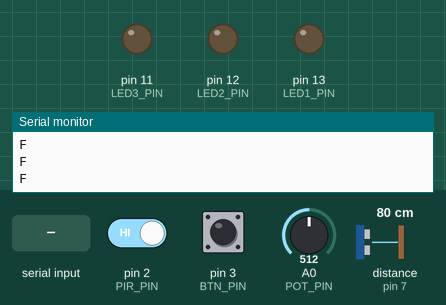
Recording of a sketch running on a simulated Arduino Uno, built with avr-gcc and run on an emulated ATmega328P. Parts: output pins drawn as LEDs (lit = HIGH), the last lines printed to the serial monitor. Wiring (inferred from the names in the program): ultrasonic range finder: trigger pin 8; echo pin 7. The inputs (shaded band) are chosen by the test bench; at power-on: distance to the obstacle (sensor on pin 7) 80 cm, pin 3 (BTN_PIN) LOW, pin 2 (PIR_PIN) HIGH, A0 (POT_PIN) = 512. The echo pulse lasts 58.3 µs per cm; sleep ends after the set time or at an interrupt; pins used as bus, display or sensor lines are not drawn.

Above: at 1.2 s.
1.3 s: distance to the obstacle (sensor on pin 7) set to 2 cm
3.8 s: pin 3 (BTN_PIN) pulled HIGH for 0.15 s
At 5.3 s:
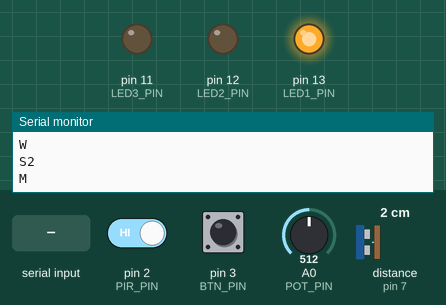
6.9 s: pin 3 (BTN_PIN) pulled HIGH for 1 s
10.9 s: pin 2 (PIR_PIN) driven LOW and pin 3 (BTN_PIN) driven HIGH
At 13.6 s:
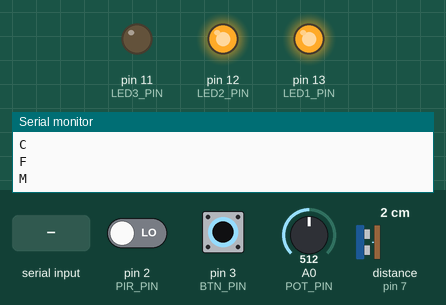
13.9 s: "R\n" received over Serial
15.6 s: pin 2 (PIR_PIN) driven HIGH
At 18.5 s:
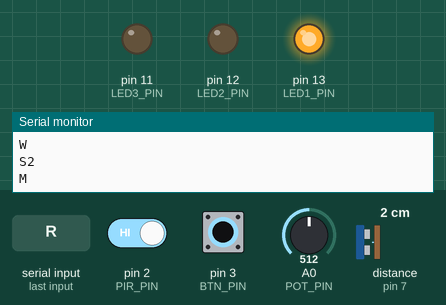
Timing chart, 0 to 19.6 s (numbered marks = the images above; inputs shaded):
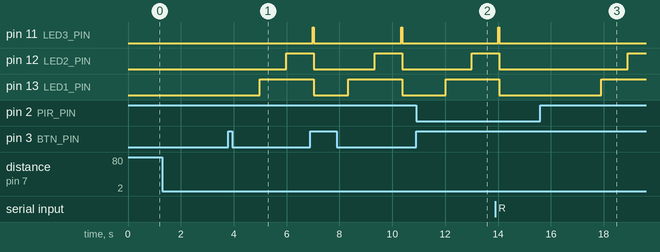

Measured:
- after the input at 3.8 s, pin 12 (LED2_PIN): LOW → HIGH after 2.2 s; pin 13 (LED1_PIN): LOW → HIGH after 1.2 s
- after the input at 10.9 s, pin 12 (LED2_PIN): LOW → HIGH after 2.1 s; pin 13 (LED1_PIN): LOW → HIGH after 1.1 s
- after the input at 15.6 s, pin 12 (LED2_PIN): LOW → HIGH after 3.3 s; pin 13 (LED1_PIN): LOW → HIGH after 2.3 s
- by itself, pin 11 (LED3_PIN): alternates HIGH for 0.04 s and LOW for 3.3 s

The sketch:

smart_cm.ino
```cpp
#include "Scheduler.h"
#include "User.h"
#include "MsgService.h"
#include "DetectMotionTask.h"
#include "ControlTask.h"
#include "CoffeeTask.h"


Scheduler sched;


void setup() {
  sched.init(100);
  MsgService.init();
  User* cUser = new User();
  DetectMotionTask* cDetectMotion = new DetectMotionTask(cUser);
  ControlTask* cControlTask = new ControlTask(cUser);
  CoffeeTask* mCoffeeTask = new CoffeeTask(cUser);
  cDetectMotion->init(100);
  cControlTask->init(100);
  mCoffeeTask->init(100);
  sched.addTask(cDetectMotion);
  sched.addTask(cControlTask);
  sched.addTask(mCoffeeTask);


}

void loop() {
  sched.run();

}
```

Button.h
```cpp
#ifndef __BUTTON__
#define __BUTTON__

class Button {

public:
  virtual bool isPressed() = 0;
};

#endif
```

ButtonImpl.cpp
```cpp
#include "ButtonImpl.h"
#include "Arduino.h"

ButtonImpl::ButtonImpl(int pin){
  this->pin = pin;
  pinMode(pin, INPUT);
}

bool ButtonImpl::isPressed(){
  return digitalRead(pin) == HIGH;
}
```

ButtonImpl.h
```cpp
#ifndef __BUTTONIMPL__
#define __BUTTONIMPL__

#include "Button.h"

class ButtonImpl: public Button {

public:
  ButtonImpl(int pin);
  bool isPressed();

private:
  int pin;

};

#endif
```

CoffeeTask.cpp
```cpp
#include "CoffeeTask.h"
#include "MsgService.h"
#include "SonarImpl.h"
#include "Led.h"

#define ECHO_PIN 7
#define TRIG_PIN 8
#define LED1_PIN 13
#define LED2_PIN 12
#define LED3_PIN 11
#define DT3 3000
#define DT4 5000
#define DIST2 0.1
#define NC 5

CoffeeTask::CoffeeTask(User* cUser){
  this->cUser = cUser;
  sonar = new SonarImpl(ECHO_PIN,TRIG_PIN);
  led1 = new Led(LED1_PIN);
  led1->switchOff();
  led2 = new Led(LED2_PIN);
  led2->switchOff();
  led3 = new Led(LED3_PIN);
  led3->switchOff();

}

void CoffeeTask::init(int period){
  Task::init(period);
  state = IDLE;
}

void CoffeeTask::tick(){
  switch(state){
    case IDLE:{
      if(cUser->checkWaitingCoffee()){
        cUser->sendMakingCoffee();
        state = COFFEE;
        NMAX--;
      }
     break;
    }
    case COFFEE:{
      delay(DT3/3);
      led1->switchOn();
      delay(DT3/3);
      led2->switchOn();
      delay(DT3/3);
      led3->switchOn();
      cUser->sendCoffeeReady();
      state = DONE;
      coffeeTakingTime = 0;
      break;
    }
    case DONE:{
      coffeeTakingTime += myPeriod;
      cUser->setCurrentDistance(sonar->getDistance());
      if (DT4 <= coffeeTakingTime){
        cUser->sendFlush();
        state = TAKEN;
        break;
      } else if( cUser->getCurrentDistance() <= DIST2){
          cUser->sendFlush();
          state = TAKEN;
          break;
        }
      break;
    }
    case TAKEN:{
      led1->switchOff();
      led2->switchOff();
      led3->switchOff();

      if (NMAX > 0){
          state = IDLE;
          cUser->setReadyToOrder();
          break;
        } else {
            state = MAINTENANCE;
            cUser->sendNoCoffee();
        }

        break;
    }
    case MAINTENANCE:{
      //aspetto il messaggio di ricarica per poter cambiare stato
      if(MsgService.isMsgAvailable()){
        Msg* msg = MsgService.receiveMsg();
        const String& content = msg->getContent();
        if (content == "R"){
        state = IDLE;
        cUser->sendNC(String(NC));
        cUser->setRefilled();
        cUser->setMaintenance();
        cUser->sendRefilled();
        NMAX += NC;
        }
      }
      break;

    }
  }
}
```

CoffeeTask.h
```cpp
#include "Task.h"
#include "User.h"
#include "Sonar.h"
#include "Led.h"

class CoffeeTask: public Task {
public:
  CoffeeTask(User* cUser);
  void init(int period);
  void tick();

private:
  User* cUser;
  Sonar* sonar;
  Light* led1;
  Light* led2;
  Light* led3;

  int coffeeTakingTime;
  int NMAX = 3;


  enum{IDLE, COFFEE, DONE, TAKEN, MAINTENANCE} state;
};
```

ControlTask.cpp
```cpp
#include "ControlTask.h"
#include "MsgService.h"
#include "SonarImpl.h"
#include "ButtonImpl.h"
#include "PotImpl.h"

#define ECHO_PIN 7
#define TRIG_PIN 8
#define BTN_PIN 3
#define POT_PIN A0
#define DIST1 0.3
#define DT2 5000

ControlTask::ControlTask(User* cUser){
  this->cUser = cUser;
  sonar = new SonarImpl(ECHO_PIN,TRIG_PIN);
  button = new ButtonImpl(BTN_PIN);
  pot = new PotImpl(POT_PIN);
}

void ControlTask::init(int period){
  Task::init(period);
  state = IDLE;
}

void ControlTask::tick(){
  switch(state){
    case IDLE:{
      if(cUser->checkReadyToOrder()){
        state = READY;
        presenceTime = 0;
        sugarLevel = map(pot->getValue(),0,1023,0,5);
        cUser->sendSugar(String(sugarLevel));
      }
      break;

    }
    case READY:{
      //caso in cui non rilevi più nessuno per un certo tempo DT2
      cUser->setCurrentDistance(sonar->getDistance());
      if(cUser->getCurrentDistance() > DIST1){
        presenceTime += myPeriod;
        if(presenceTime >= DT2){
          cUser->setGoAway();
          state = IDLE;
          break;
        }
      } else {
        presenceTime = 0;
      }

      if(sugarLevel != map(pot->getValue(),0,1023,0,5)){
        sugarLevel = map(pot->getValue(),0,1023,0,5);
        cUser->sendSugar(String(sugarLevel));
      }

      //se premo il bottone cambio stato
      if(button->isPressed()){
        state = START;
        cUser->setWaitingCoffee();
      }
      break;

    }
    case START:{
      //controllo se c'è stato il refill, in caso torno ad idle
      if(cUser->checkMaintenance()){
        state = IDLE;
        break;
      }
      //se non bisogna fare il refill torno in ready
      if(cUser->checkReadyToOrder()){
        state = READY;
        break;
      }
      break;
    }
  }
}
```

ControlTask.h
```cpp
#include "Task.h"
#include "User.h"
#include "Sonar.h"
#include "Button.h"
#include "Pot.h"

class ControlTask: public Task {
public:
  ControlTask(User* cUser);
  void init(int period);
  void tick();

private:
  User* cUser;
  Sonar* sonar;
  Button* button;
  Pot* pot;

  //variabili
  int presenceTime;
  int sugarLevel;

  enum{IDLE, READY, START} state;
};
```

DetectMotionTask.cpp
```cpp
#include "DetectMotionTask.h"
#include "PirImpl.h"
#include "MsgService.h"
#include "SonarImpl.h"
#include <avr/sleep.h>
#include <avr/sleep.h>

#define PIR_PIN 2
#define ECHO_PIN 7
#define TRIG_PIN 8
#define DIST1 0.3
#define DT1 1000


DetectMotionTask::DetectMotionTask(User* cUser){
  this->cUser = cUser;
  pir = new PirImpl(PIR_PIN);
  sonar = new SonarImpl(ECHO_PIN,TRIG_PIN);
}

void DetectMotionTask::init(int period){
  Task::init(period);
  state = STANDBY;
}

void DetectMotionTask::tick(){
  switch(state){
    case STANDBY:{
      if(pir->isDetected()){
        cUser->setPresence(true);
      }
      if(cUser->checkPresence()){
        state = ON;
        arrivalTime = 0;
      } else if(!pir->isDetected()){
        sleep();
      }
      break;
    }
    case ON:{
      arrivalTime += myPeriod;
      cUser->setCurrentDistance(sonar->getDistance());
      cUser->setPresence(pir->isDetected());
      if(cUser->checkPresence()){
        if (cUser->getCurrentDistance() <= DIST1){
          if (arrivalTime >= DT1){
            state = WELCOME;
            cUser->sendWelcome();
            cUser->setReadyToOrder();
          } else {
            break;
          }
        } else {
          state = STANDBY;
          cUser->sendFlush();
        }
      } else {
        state = STANDBY;
        cUser->sendFlush();
      }
      break;
    }
    case WELCOME:{
      //permette di passare allo stato di standby dopo aver effettuato il refill
      if(cUser->checkRefilled()){
        state = STANDBY;
        break;

      }
      //permette di passare allo stato di on dopo che sono trascorsi DT2 secondi senza rilevare presenza nello stato di ready
      if(cUser->checkGoAway()){
        state = ON;
        break;
      }
      break;
    }
  }
}

void interruptHandler(){}

void DetectMotionTask::sleep(){
  delay(50);
  set_sleep_mode(SLEEP_MODE_PWR_DOWN);
  sleep_enable();
  attachInterrupt(digitalPinToInterrupt(PIR_PIN), interruptHandler, RISING);
  sleep_mode();
  detachInterrupt(digitalPinToInterrupt(PIR_PIN));
  sleep_disable();
  power_all_enable();
}
```

DetectMotionTask.h
```cpp
#include "Task.h"
#include "User.h"
#include "Pir.h"
#include "Sonar.h"
#include "Timer.h"

class DetectMotionTask: public Task {

public:

  DetectMotionTask(User* cUser);
  void init(int period);
  void tick();

private:
  void sleep();
  User* cUser;
  Pir* pir;
  Sonar* sonar;

  int arrivalTime;

  enum{STANDBY, ON, WELCOME} state;
};
```

Led.cpp
```cpp
#include "Led.h"
#include "Arduino.h"

Led::Led(int pin){
  this->pin = pin;
  pinMode(pin,OUTPUT);
}

void Led::switchOn(){
  digitalWrite(pin,HIGH);
}

void Led::switchOff(){
  digitalWrite(pin,LOW);
};
```

Led.h
```cpp
#ifndef __LED__
#define __LED__

#include "Light.h"

class Led: public Light {
public:
  Led(int pin);
  void switchOn();
  void switchOff();
protected:
  int pin;
};

#endif
```

Light.h
```cpp
#ifndef __LIGHT__
#define __LIGHT__

class Light {
public:
  virtual void switchOn() = 0;
  virtual void switchOff() = 0;
};

#endif
```

MsgService.cpp
```cpp
#include "Arduino.h"
#include "MsgService.h"

String content;

MsgServiceClass MsgService;

bool MsgServiceClass::isMsgAvailable(){
  return msgAvailable;
}

Msg* MsgServiceClass::receiveMsg(){
  if (msgAvailable){
    Msg* msg = currentMsg;
    msgAvailable = false;
    currentMsg = NULL;
    content = "";
    return msg;
  } else {
    return NULL;
  }
}

void MsgServiceClass::init(){
  Serial.begin(9600);
  content.reserve(256);
  content = "";
  currentMsg = NULL;
  msgAvailable = false;
}

void MsgServiceClass::sendMsg(const String& msg){
  Serial.println(msg);
}

void serialEvent() {
  /* reading the content */
  while (Serial.available()) {
    char ch = (char) Serial.read();
    if (ch == '\n'){
      MsgService.currentMsg = new Msg(content);
      MsgService.msgAvailable = true;
    } else {
      content += ch;
    }
  }
}

bool MsgServiceClass::isMsgAvailable(Pattern& pattern){
  return (msgAvailable && pattern.match(*currentMsg));
}

Msg* MsgServiceClass::receiveMsg(Pattern& pattern){
  if (msgAvailable && pattern.match(*currentMsg)){
    Msg* msg = currentMsg;
    msgAvailable = false;
    currentMsg = NULL;
    content = "";
    return msg;
  } else {
    return NULL;
  }

}
```

MsgService.h
```cpp
#ifndef __MSGSERVICE__
#define __MSGSERVICE__

#include "Arduino.h"

class Msg {
  String content;

public:
  Msg(String content){
    this->content = content;
  }

  String getContent(){
    return content;
  }
};

class Pattern {
public:
  virtual boolean match(const Msg& m) = 0;
};

class MsgServiceClass {

public:

  Msg* currentMsg;
  bool msgAvailable;

  void init();

  bool isMsgAvailable();
  Msg* receiveMsg();

  bool isMsgAvailable(Pattern& pattern);
  Msg* receiveMsg(Pattern& pattern);

  void sendMsg(const String& msg);
};

extern MsgServiceClass MsgService;

#endif
```

Pir.h
```cpp
#ifndef __PRESENCE__
#define __PRESENCE__

class Pir {

public:
  virtual bool isDetected() = 0;
};

#endif
```

PirImpl.cpp
```cpp
#include "PirImpl.h"
#include "Arduino.h"

PirImpl::PirImpl(int pin){
  this->pin = pin;
  pinMode(pin, INPUT);
}

bool PirImpl::isDetected(){
  return digitalRead(pin) == HIGH;
}
```

PirImpl.h
```cpp
#ifndef __PIR__
#define __PIR__

#include "Pir.h"

class PirImpl: public Pir {

public:
  PirImpl(int pin);
  bool isDetected();

private:
  int pin;

};

#endif
```

Pot.h
```cpp
#ifndef __POT__
#define __POT__

class Pot {

public:
  virtual float getValue() = 0;
};

#endif
```

PotImpl.cpp
```cpp
#include "PotImpl.h"
#include "Arduino.h"

PotImpl::PotImpl(int pin){
  this->pin = pin;
  pinMode(pin, INPUT);
}

float PotImpl::getValue(){
  return analogRead(pin);
}
```

PotImpl.h
```cpp
#ifndef __POTIMPL__
#define __POTIMPL__

#include "Pot.h"

class PotImpl: public Pot {

public:
  PotImpl(int pin);
  float getValue();

private:
  int pin;

};

#endif
```

Runnable.h
```cpp
#ifndef __RUNNABLE__
#define __RUNNABLE__

class Runnable {

  virtual void run() = 0;

};

#endif
```

Scheduler.cpp
```cpp
#include "Scheduler.h"
#include "Arduino.h"

void Scheduler::init(int basePeriod){
  this->basePeriod = basePeriod;
  timer = new Timer();
  timer->setupPeriod(basePeriod);
  nTasks = 0;
}

bool Scheduler::addTask(Task* task){
  if (nTasks < MAX_TASKS-1){
    taskList[nTasks] = task;
    nTasks++;
    return true;
  } else {
    return false;
  }
}


void Scheduler::run(){
  timer->waitForNextTick();
  for (int i = 0; i < nTasks; i++){
    if (taskList[i]->updateAndCheckTime(basePeriod)){
      taskList[i]->tick();
    }
  }
}
```

Scheduler.h
```cpp
#ifndef __SCHEDULER__
#define __SCHEDULER__

#include "Task.h"
#include "Runnable.h"
#include "Timer.h"

#define MAX_TASKS 10

class Scheduler: public Runnable {

  int basePeriod;
  int nTasks;
  Task* taskList[MAX_TASKS];
  Timer* timer;

public:
  void init(int basePeriod);
  virtual bool addTask(Task* task);
  virtual void run();

};

#endif
```

Sonar.h
```cpp
#ifndef __PROXIMITYSENSOR__
#define __PROXIMITYSENSOR__

class Sonar {

public:
  virtual float getDistance() = 0;

};


#endif
```

SonarImpl.cpp
```cpp
#include "SonarImpl.h"

#include "Arduino.h"

SonarImpl::SonarImpl(int echoP, int trigP) : echoPin(echoP), trigPin(trigP){
  pinMode(trigPin, OUTPUT);
  pinMode(echoPin, INPUT);

}

float SonarImpl::getDistance(){
    digitalWrite(trigPin,LOW);
    delayMicroseconds(3);
    digitalWrite(trigPin,HIGH);
    delayMicroseconds(5);
    digitalWrite(trigPin,LOW);

    float tUS = pulseIn(echoPin, HIGH);
    float t = tUS / 1000.0 / 1000.0 / 2;
    float d = t*vs;
    return d;
}
```

SonarImpl.h
```cpp
#ifndef __SONAR__
#define __SONAR__

#include "Sonar.h"

class SonarImpl: public Sonar {

public:
  SonarImpl(int echoPin, int trigPin);
  float getDistance();

private:
    const float vs = 331.5 + 0.6*20;
    int echoPin, trigPin;
};

#endif
```

Task.h
```cpp
#ifndef __TASK__
#define __TASK__

class Task {
protected:
  int myPeriod;
  int timeElapsed;

public:
  virtual void init(int period){
    myPeriod = period;
    timeElapsed = 0;
  }

  virtual void tick() = 0;

  bool updateAndCheckTime(int basePeriod){
    timeElapsed += basePeriod;
    if (timeElapsed >= myPeriod){
      timeElapsed = 0;
      return true;
    } else {
      return false;
    }
  }

};

#endif
```

Timer.cpp
```cpp
#include "Timer.h"
#include "Arduino.h"

volatile bool timerFlag;

ISR(TIMER1_COMPA_vect){
  timerFlag = true;
}

Timer::Timer(){
  timerFlag = false;
}

/* period in ms */
void Timer::setupPeriod(int period){

  // disabling interrupt
  cli();

  TCCR1A = 0; // set entire TCCR1A register to 0
  TCCR1B = 0; // same for TCCR1B
  TCNT1  = 0; //initialize counter value to 0

  /*
   * set compare match register
   *
   * OCR1A = (16*2^20) / (100*PRESCALER) - 1 (must be < 65536)
   *
   * assuming a prescaler = 1024 => OCR1A = (16*2^10)* period/1000 (being in ms)
   */
  OCR1A = 16.384*period;
  // turn on CTC mode
  TCCR1B |= (1 << WGM12);
  // Set CS11 for 8 prescaler
  TCCR1B |= (1 << CS12) | (1 << CS10);
  // enable timer compare interrupt
  TIMSK1 |= (1 << OCIE1A);

  // enabling interrupt
  sei();

}

void Timer::waitForNextTick(){
  /* wait for timer signal */
  while (!timerFlag){}
  timerFlag = false;

}
```

Timer.h
```cpp
#ifndef __TIMER__
#define __TIMER__

class Timer {

public:
  Timer();
  /* period in ms */
  void setupPeriod(int period);
  void waitForNextTick();

};


#endif
```

User.cpp
```cpp
#include "User.h"

#define MSG_WELCOME "W"
#define MSG_MAKING_COFFEE "M"
#define MSG_COFFEE_READY "C"
#define MSG_NO_COFFEE "N"
#define MSG_REFILLED "R"
#define MSG_FLUSH "F"
#define MSG_NC "A"
#define MSG_SUGAR "S"

User::User(){

  presence = false;
  readyToOrder = false;
  waitingCoffee = false;
  refilled = false;
  maintenance = false;
  goAway = false;

  currentDistance = DISTMAX + 1;
}

void User::setCurrentDistance(float d){
  currentDistance = d;
}

float User::getCurrentDistance(){
  return currentDistance;
}

bool User::checkPresence(){
  return presence;
}

bool User::checkReadyToOrder(){
  bool isReadyToOrder = readyToOrder;
  readyToOrder = false;
  return isReadyToOrder;
}

bool User::checkRefilled(){
  bool isRefilled = refilled;
  refilled = false;
  return isRefilled;
}

bool User::checkMaintenance(){
  bool isMaintenance = maintenance;
  maintenance = false;
  return isMaintenance;
}

bool User::checkGoAway(){
  bool isGoAway = goAway;
  goAway = false;
  return isGoAway;
}

bool User::checkWaitingCoffee(){
  bool isWaitingCoffee = waitingCoffee;
  waitingCoffee = false;
  return isWaitingCoffee;
}

void User::setRefilled(){
  refilled = true;
}

void User::setMaintenance(){
  maintenance = true;
}

void User::setPresence(bool p){
  presence = p;
}

void User::setReadyToOrder(){
  readyToOrder = true;
}

void User::setGoAway(){
  goAway = true;
}

void User::setWaitingCoffee(){
  waitingCoffee = true;
}

void User::sendWelcome(){
  MsgService.sendMsg(MSG_WELCOME);
}

void User::sendMakingCoffee(){
  MsgService.sendMsg(MSG_MAKING_COFFEE);
}

void User::sendCoffeeReady(){
  MsgService.sendMsg(MSG_COFFEE_READY);
}

void User::sendNoCoffee(){
  MsgService.sendMsg(MSG_NO_COFFEE);
}

void User::sendRefilled(){
  MsgService.sendMsg(MSG_REFILLED);
}

void User::sendFlush(){
  MsgService.sendMsg(MSG_FLUSH);
}

void User::sendSugar(String sugar){
  MsgService.sendMsg(MSG_SUGAR+sugar);
}

void User::sendNC(String nc){
  MsgService.sendMsg(MSG_NC+nc);
}
```

User.h
```cpp
#ifndef _USER_
#define _USER_

#include "MsgService.h"

#define DISTMAX 1.00

class User{

public:

  User();

  bool checkPresence();
  bool checkReadyToOrder();
  bool checkWaitingCoffee();
  bool checkRefilled();
  bool checkMaintenance();
  bool checkGoAway();

  void setPresence(bool p);
  void setReadyToOrder();
  void setWaitingCoffee();
  void setRefilled();
  void setMaintenance();
  void setGoAway();

  void sendWelcome();
  void sendSugar(String sugar);
  void sendMakingCoffee();
  void sendCoffeeReady();
  void sendNoCoffee();
  void sendRefilled();
  void sendFlush();
  void sendNC(String nc);

  float getCurrentDistance();
  void setCurrentDistance(float distance);

private:

  bool presence;
  bool readyToOrder;
  bool waitingCoffee;
  bool maintenance;
  bool refilled;
  bool goAway;

  float currentDistance;
};

#endif
```
